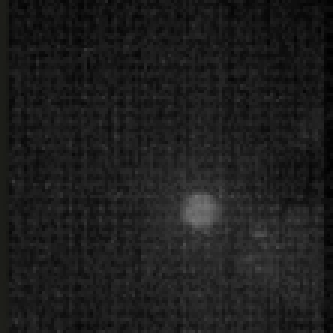
#> input picture software/client/opencv_detection/left_cam.png, 111 x 111 px (shown 3 times larger)
$ python blob_detect.py   (older library calls are emulated)
#> lines starting #> are read from the running program, lines starting #| are printed output that depends on the picture
#!/usr/bin/python

import time
startTime = time.time()
# Standard imports
import cv2
import numpy as np;

# Read image
im = cv2.imread("left_cam.png", cv2.IMREAD_GRAYSCALE)
#> im: shape (111, 111); min 0, max 119, mean 29.2
#invert image
im = 255-im
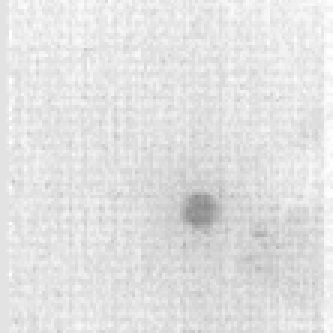
#> im: shape (111, 111) (shown 3 times larger); min 136, max 255, mean 225.8

# Setup SimpleBlobDetector parameters.
params = cv2.SimpleBlobDetector_Params()

# Change thresholds
params.minThreshold = 10
params.maxThreshold = 200


# Filter by Area.
#params.filterByArea = True
#params.minArea = 1500

# Filter by Circularity
params.filterByCircularity = True
params.minCircularity = 0.1

# Filter by Convexity
params.filterByConvexity = True
params.minConvexity = 0.87

# Filter by Inertia
params.filterByInertia = True
params.minInertiaRatio = 0.01

# Create a detector with the parameters
detector = cv2.SimpleBlobDetector(params)

# Detect blobs.
keypoints = detector.detect(im)
#> keypoints = 1 keypoints; (x, y, size): (66, 70, 12.9)

# Draw detected blobs as red circles.
# cv2.DRAW_MATCHES_FLAGS_DRAW_RICH_KEYPOINTS ensures
# the size of the circle corresponds to the size of blob

im_with_keypoints = cv2.drawKeypoints(im, keypoints, np.array([]), (0,0,255), cv2.DRAW_MATCHES_FLAGS_DRAW_RICH_KEYPOINTS)

# Show blobs
cv2.imshow("Keypoints", im_with_keypoints)

elapsedTime = time.time()-startTime
print("Runtime of Blob Detection: " + str(elapsedTime) + " seconds")

cv2.waitKey(0)
